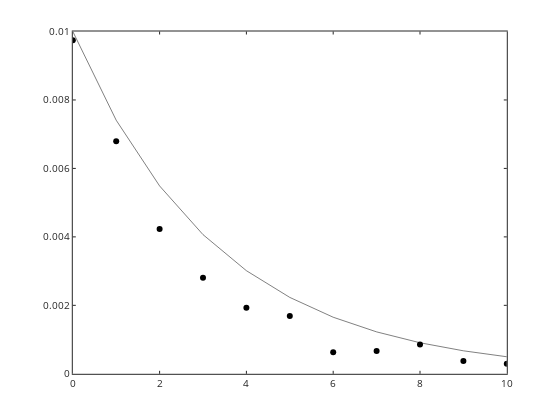

Write notebook code for a chart like this one.
### Code cell
% so to optmize it we need to first define the error function
% this is what will get minimized

% initial guess

errorfunction = @(p,N,t) (log10(sum((N-p(1).*exp(-p(2)*t)).^2)));

ktst=0.3; N0tst=0.01; ptst=[N0tst ktst];

err=errorfunction(ptst,N,t)

Ntst=firstorderdecay(t,N0tst,ktst); 

graphics_toolkit ("plotly")
plot(t,N,'ko',t,Ntst,'k-');

### Figure 1 — Plotly figure (JSON) as saved in the notebook; plotly's stock layout.template omitted (floating-point values rounded to 4 significant figures)
{"data": [{"line": {"color": "rgb(0,0,0)", "width": 0.5}, "marker": {"color": "rgb(0,0,0)", "line": {"color": "rgb(0,0,0)"}, "size": 6, "symbol": "circle"}, "mode": "markers", "name": "", "showlegend": false, "type": "scatter", "visibility": true, "x": [0, 1, 2, 3, 4, 5, 6, 7, 8, 9, 10], "xaxis": "x", "y": [0.009746, 0.006791, 0.004232, 0.002808, 0.001927, 0.001689, 0.0006277, 0.0006647, 0.0008543, 0.0003732, 0.0002919], "yaxis": "y"}, {"line": {"color": "rgb(0,0,0)", "dash": "solid", "width": 0.5}, "marker": {"color": "rgb(0,0,0)", "line": {"color": "rgb(0,0,0)"}, "size": 6, "symbol": "none"}, "mode": "lines", "name": "", "showlegend": false, "type": "scatter", "visibility": true, "x": [0, 1, 2, 3, 4, 5, 6, 7, 8, 9, 10], "xaxis": "x", "y": [0.01, 0.007408, 0.005488, 0.004066, 0.003012, 0.002231, 0.001653, 0.001225, 0.0009072, 0.0006721, 0.0004979], "yaxis": "y"}], "layout": {"height": 420, "hovermode": "closest", "margin": {"b": 0, "l": 0, "r": 0, "t": 0}, "plot_bgcolor": "rgba(0,0,0,0)", "showlegend": false, "width": 560, "xaxis": {"anchor": "y", "autorange": false, "domain": [0.13, 0.905], "exponentformat": "none", "gridcolor": "rgba(38,38,38,0.15)", "gridwidth": 1, "linecolor": "rgb(38,38,38)", "linewidth": 1, "mirror": "ticks", "range": [0, 10], "showgrid": false, "showline": true, "side": "bottom", "spikedash": "solid", "spikemode": "across", "spikesides": false, "spikethickness": 1, "tickangle": 0, "tickcolor": "rgb(38,38,38)", "tickfont": {"color": "rgb(38,38,38)", "size": 10}, "ticklen": 3, "ticks": "inside", "ticktext": ["0", "2", "4", "6", "8", "10"], "tickvals": [0, 2, 4, 6, 8, 10], "title": {"font": {"color": "rgb(0,0,0)", "size": 11}, "text": ""}, "type": "linear", "visible": true, "zeroline": false}, "yaxis": {"anchor": "x", "autorange": false, "domain": [0.11, 0.925], "exponentformat": "none", "gridcolor": "rgba(38,38,38,0.15)", "gridwidth": 1, "linecolor": "rgb(38,38,38)", "linewidth": 1, "mirror": "ticks", "range": [0, 0.01], "showgrid": false, "showline": true, "side": "left", "spikedash": "solid", "spikemode": "across", "spikesides": false, "spikethickness": 1, "tickangle": 0, "tickcolor": "rgb(38,38,38)", "tickfont": {"color": "rgb(38,38,38)", "size": 10}, "ticklen": 3, "ticks": "inside", "ticktext": ["0", "0.002", "0.004", "0.006", "0.008", "0.01"], "tickvals": [0, 0.002, 0.004, 0.006, 0.008, 0.01], "title": {"font": {"color": "rgb(0,0,0)", "size": 11}, "text": ""}, "type": "linear", "visible": true, "zeroline": false}}}
